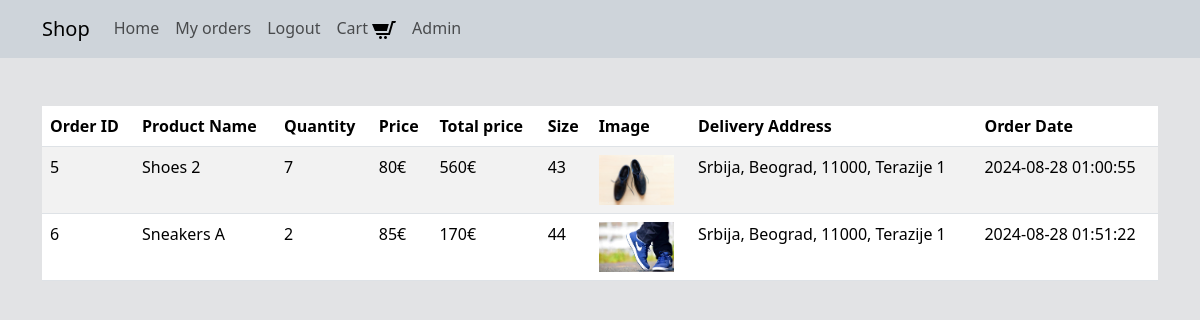
The app's page /orders.php (signed in) with its own data.
### tables this page shows
CREATE TABLE `order_items` (
  `order_items_id` int(11) NOT NULL,
  `order_id` int(11) NOT NULL,
  `product_id` int(11) NOT NULL,
  `quantity` varchar(255) NOT NULL
);

CREATE TABLE `orders` (
  `order_id` int(11) NOT NULL,
  `user_id` int(11) NOT NULL,
  `delivery_address` varchar(255) NOT NULL,
  `created_at` datetime NOT NULL DEFAULT current_timestamp()
);

CREATE TABLE `products` (
  `product_id` int(11) NOT NULL,
  `name` varchar(255) NOT NULL,
  `price` varchar(255) NOT NULL,
  `size` varchar(255) NOT NULL,
  `image` varchar(255) NOT NULL,
  `created_at` datetime NOT NULL DEFAULT current_timestamp()
);

### app/classes/Order.php (called while the page is built, shortened)
<?php
class Order extends Cart {
    protected $conn;
    public function __construct() {
        global $conn;
        $this->conn = $conn;
    }
    public function get_orders() {
        $user_id = $_SESSION['user_id'];
        $sql = "SELECT
                    orders.order_id,
                    orders.delivery_address,
                    orders.created_at,
                    order_items.quantity,
                    products.name,
                    products.size,
                    products.image,
                    products.price
                FROM orders
                INNER JOIN order_items ON orders.order_id = order_items.order_id
                INNER JOIN products ON order_items.product_id = products.product_id
                WHERE orders.user_id = ?";
        $stmt = $this->conn->prepare($sql);
        $stmt->bind_param('i', $user_id);
        $stmt->execute();
        $result = $stmt->get_result();
        return $result->fetch_all(MYSQLI_ASSOC);
    }
}

### orders.php (the view, shortened to what this page needs)
<?php
    require_once "includes/header.php";
    require_once "app/classes/Cart.php";
    require_once "app/classes/Order.php";
    $order = new Order();
    $orders = $order->get_orders();
?>
<table class="table table-striped">
    <thead>
        <tr>
            <th scope="col">Order ID</th>
            <th scope="col">Product Name</th>
            <th scope="col">Quantity</th>
            <th scope="col">Price</th>
            <th scope="col">Total price</th>
            <th scope="col">Size</th>
            <th scope="col">Image</th>
            <th scope="col">Delivery Address</th>
            <th scope="col">Order Date</th>
        </tr>
    </thead>
    <tbody>
        <?php foreach ($orders as $order) : ?>
            <tr>
                <td><?php echo $order['order_id']; ?></td>
                <td><?php echo $order['name']; ?></td>
                <td><?php echo $order['quantity']; ?></td>
                <td><?php echo $order['price']; ?>€</td>
                <td><?php echo $order['quantity'] * $order['price']; ?>€</td>
                <td><?php echo $order['size']; ?></td>
                <td><img src="public/product_images/<?php echo $order['image']; ?>" height="50"></td>
                <td><?php echo $order['delivery_address']; ?></td>
                <td><?php echo $order['created_at']; ?></td>
            </tr>
        <?php endforeach; ?>
    </tbody>
</table>
<?php
    require_once "includes/footer.php";
?>

### records on screen
order_items: order.order_id "5", product.name "Shoes 2", quantity "7", product.price "80", $order['quantity']*$order['price'] "560", product.size "43", product.image (picture), order.delivery_address "Srbija, Beograd, 11000, Terazije 1", order.created_at "2024-08-28 01:00:55"
order_items: order.order_id "6", product.name "Sneakers A", quantity "2", product.price "85", $order['quantity']*$order['price'] "170", product.size "44", product.image (picture), order.delivery_address "Srbija, Beograd, 11000, Terazije 1", order.created_at "2024-08-28 01:51:22"
